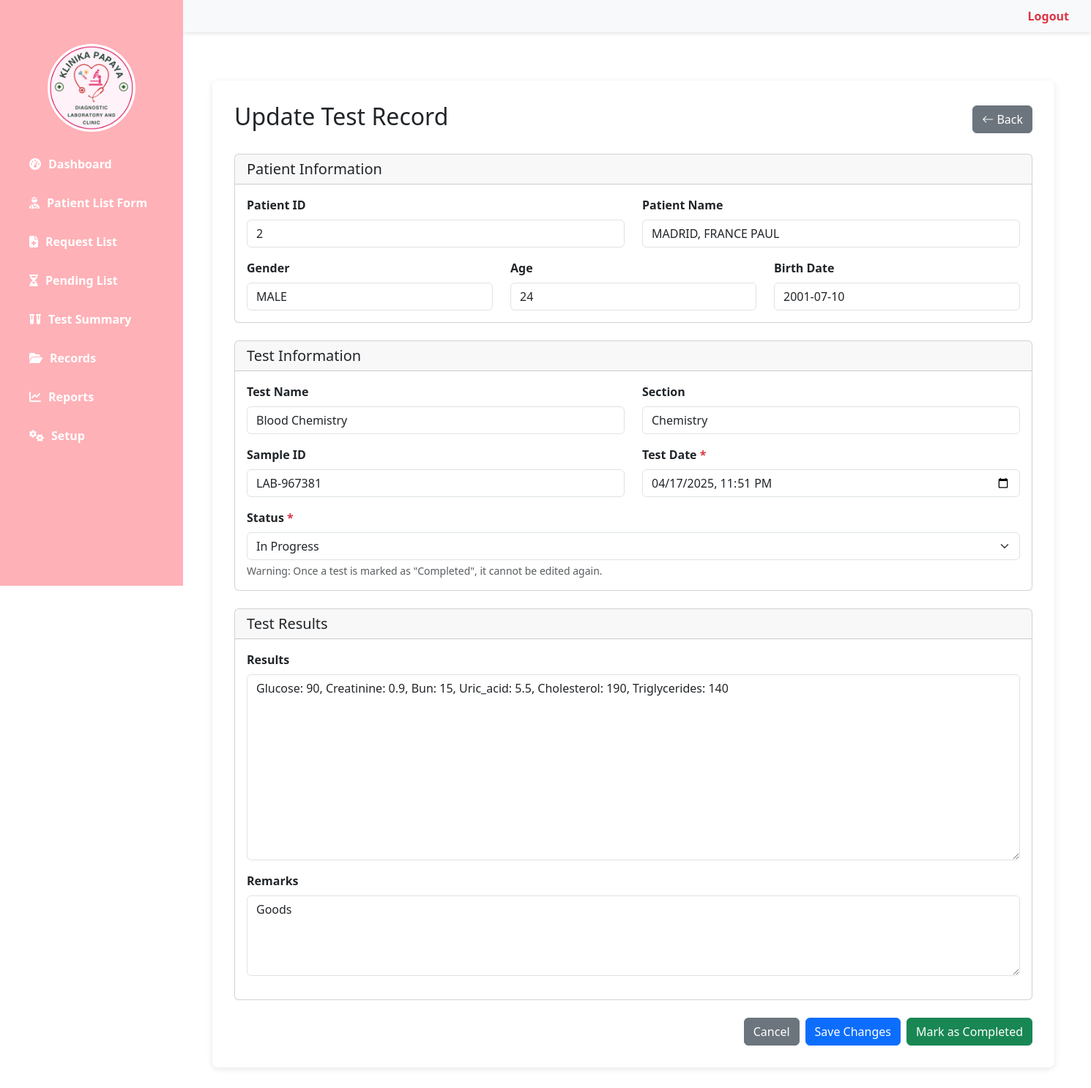
/update_record.php?id=8 (signed in), run on the app's committed database.
### tables this page shows
CREATE TABLE `test_records` (
  `id` int(11) NOT NULL,
  `test_name` varchar(100) NOT NULL,
  `patient_name` varchar(100) NOT NULL,
  `patient_id` int(11) NOT NULL,
  `sample_id` varchar(50) NOT NULL,
  `section` varchar(50) NOT NULL,
  `test_date` datetime NOT NULL,
  `result` text DEFAULT NULL,
  `status` enum('Pending','In Progress','Completed') DEFAULT 'Pending',
  `remarks` text DEFAULT NULL,
  `performed_by` varchar(50) DEFAULT NULL,
  `created_at` timestamp NOT NULL DEFAULT current_timestamp(),
  `updated_at` timestamp NOT NULL DEFAULT current_timestamp() ON UPDATE current_timestamp()
);

CREATE TABLE `patients` (
  `patient_id` int(11) NOT NULL,
  `full_name` varchar(100) NOT NULL,
  `gender` enum('MALE','FEMALE') NOT NULL,
  `age` int(11) NOT NULL,
  `birth_date` date NOT NULL,
  `delete_status` tinyint(1) NOT NULL DEFAULT 0
);

### update_record.php (the view, shortened to what this page needs)
<?php
require_once 'config/db_connect.php';
$recordId = $_GET['id'];
try {
    $stmt = $connect->prepare("
        SELECT tr.*, p.full_name, p.gender, p.age, p.birth_date
        FROM test_records tr
        LEFT JOIN patients p ON tr.patient_id = p.patient_id
        WHERE tr.id = :id
    ");
    $stmt->bindParam(':id', $recordId);
    $stmt->execute();
    $record = $stmt->fetch(PDO::FETCH_ASSOC);
} catch (PDOException $e) {
    $errorMsg = "Database error: " . $e->getMessage();
}
?>
<!DOCTYPE html>
<html lang="en">
<head>
    <link href="https://cdn.jsdelivr.net/npm/bootstrap@5.3.3/dist/css/bootstrap.min.css" rel="stylesheet">
    <link rel="stylesheet" href="https://cdn.jsdelivr.net/npm/bootstrap-icons@1.11.1/font/bootstrap-icons.css">
    <link rel="stylesheet" href="assets/css/dashboard.css">
    <link rel="stylesheet" href="assets/css/style.css">
</head>
<body>
    <header>
        <a href="logout.php" onclick="return confirm('Log out?')">Logout</a>
    </header>
    <?php include('sidebar.php'); ?>
    <div class="main-content">
        <div class="table-container">
            <div class="d-flex justify-content-between align-items-center mb-4">
                <h2>Update Test Record</h2>
                <button class="btn btn-secondary" onclick="goBack()">
                    <i class="bi bi-arrow-left"></i> Back
                </button>
            </div>
            <form method="POST" action="">
                <div class="card mb-4">
                    <div class="card-header">
                        <h5 class="mb-0">Patient Information</h5>
                    </div>
                    <div class="card-body">
                        <div class="row mb-3">
                            <div class="col-md-6">
                                <label class="form-label">Patient ID</label>
                                <input type="text" class="form-control" value="<?= htmlspecialchars($record['patient_id']) ?>" readonly>
                            </div>
                            <div class="col-md-6">
                                <label class="form-label">Patient Name</label>
                                <input type="text" class="form-control" value="<?= htmlspecialchars($record['patient_name']) ?>" readonly>
                            </div>
                        </div>
                        <div class="row">
                            <div class="col-md-4">
                                <label class="form-label">Gender</label>
                                <input type="text" class="form-control" value="<?= htmlspecialchars($record['gender'] ?? 'N/A') ?>" readonly>
                            </div>
                            <div class="col-md-4">
                                <label class="form-label">Age</label>
                                <input type="text" class="form-control" value="<?= htmlspecialchars($record['age'] ?? 'N/A') ?>" readonly>
                            </div>
                            <div class="col-md-4">
                                <label class="form-label">Birth Date</label>
                                <input type="text" class="form-control" value="<?= $record['birth_date'] ? date('Y-m-d', strtotime($record['birth_date'])) : 'N/A' ?>" readonly>
                            </div>
                        </div>
                    </div>
                </div>
                <div class="card mb-4">
                    <div class="card-header">
                        <h5 class="mb-0">Test Information</h5>
                    </div>
                    <div class="card-body">
                        <div class="row mb-3">
                            <div class="col-md-6">
                                <label class="form-label">Test Name</label>
                                <input type="text" class="form-control" value="<?= htmlspecialchars($record['test_name']) ?>" readonly>
                            </div>
                            <div class="col-md-6">
                                <label class="form-label">Section</label>
                                <input type="text" class="form-control" value="<?= htmlspecialchars($record['section']) ?>" readonly>
                            </div>
                        </div>
                        <div class="row mb-3">
                            <div class="col-md-6">
                                <label class="form-label">Sample ID</label>
                                <input type="text" class="form-control" value="<?= htmlspecialchars($record['sample_id']) ?>" readonly>
                            </div>
                            <div class="col-md-6">
                                <label class="form-label">Test Date <span class="text-danger">*</span></label>
                                <input type="datetime-local" class="form-control" name="test_date"
                                       value="<?= date('Y-m-d\TH:i', strtotime($record['test_date'])) ?>" required>
                            </div>
                        </div>
                        <div class="row">
                            <div class="col-md-12">
                                <label class="form-label">Status <span class="text-danger">*</span></label>
                                <select class="form-select" name="status" required>
                                    <option value="In Progress" <?= $record['status'] === 'In Progress' ? 'selected' : '' ?>>In Progress</option>
                                </select>
                                <div class="form-text">Warning: Once a test is marked as "Completed", it cannot be edited again.</div>
                            </div>
                        </div>
                    </div>
                </div>
                <div class="card mb-4">
                    <div class="card-header">
                        <h5 class="mb-0">Test Results</h5>
                    </div>
                    <div class="card-body">
                        <div class="mb-3">
                            <label class="form-label">Results</label>
                            <textarea class="form-control" name="result" rows="10"><?= htmlspecialchars($record['result'] ?? '') ?></textarea>
                        </div>
                        <div class="mb-3">
                            <label class="form-label">Remarks</label>
                            <textarea class="form-control" name="remarks" rows="4"><?= htmlspecialchars($record['remarks'] ?? '') ?></textarea>
                        </div>
                    </div>
                </div>
                <div class="d-flex justify-content-end gap-2">
                    <a href="view_record.php?id=<?= $recordId ?>" class="btn btn-secondary">Cancel</a>
                    <button type="submit" id="saveBtn" class="btn btn-primary">Save Changes</button>
                    <button type="button" id="completeBtn" class="btn btn-success" data-bs-toggle="modal" data-bs-target="#confirmCompleteModal">
                        Mark as Completed
                    </button>
                </div>
            </form>
        </div>
    </div>
</body>
</html>

### assets/css/dashboard.css (style rules this page uses)
body { font-family: Arial, sans-serif; margin: 0; padding: 0; display: flex; background-color: #f5f5f5; }
.table-container { background-color: white; border-radius: 8px; box-shadow: 0 2px 10px rgba(0,0,0,0.1); padding: 20px; margin-bottom: 20px; overflow-x: auto; }
label { display: block; margin-bottom: 5px; font-weight: bold; }
select, input { width: 100%; padding: 10px; border: 1px solid #ddd; border-radius: 4px; box-sizing: border-box; }
.btn { background-color: #3498db; color: white; border: none; padding: 10px 15px; border-radius: 4px; cursor: pointer; font-size: 16px; }

### assets/css/style.css (style rules this page uses)
.main-content { margin-left: 250px; padding: 30px 40px; }
header { background-color: #f8f9fa; padding: 10px 30px; text-align: right; position: fixed; width: calc(100% - 250px); top: 0; z-index: 1000; left: 250px; box-shadow: 0 2px 5px rgba(0, 0, 0, 0.1); }
header a { color: #dc3545; text-decoration: none; font-weight: bold; }
.table-container { margin-top: 80px; background-color: #fff; padding: 30px; border-radius: 8px; box-shadow: 0 2px 8px rgba(0, 0, 0, 0.1); width: 1150px; }

### data on the page
test_records: patient "2", patient_name "MADRID, FRANCE PAUL", patient.gender "MALE", patient.age "24", patient.birth_date "2001-07-10", test_name "Blood Chemistry", section "Chemistry", sample "LAB-967381", test_date "04/17/2025 23:51", status "In Progress", result "Glucose: 90, Creatinine: 0.9, Bun: 15, Uric_acid: 5.5, Cholesterol: 190, Triglycerides: 140", remarks "Goods"
